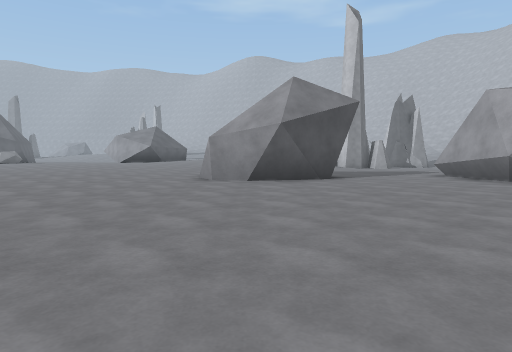
view 1 (above)

24 first-person views from a walk through a 3-D level made in the Unity game engine. The camera is 1.2 m above the floor, tilts 4° down and sees 75° across. The floor is counted in squares, 2 m on a side. Each view is taken from the middle of a square. On the plan, view 1 faces up. The plan holds only what a view shows up to about 10 squares ahead; the rest is blank. The place goes on beyond the plan. Some animated figures are left out. Surface patterns are stand-ins for the level's own textures.

view 2
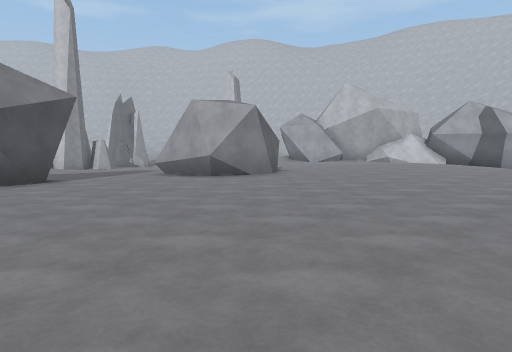

view 3
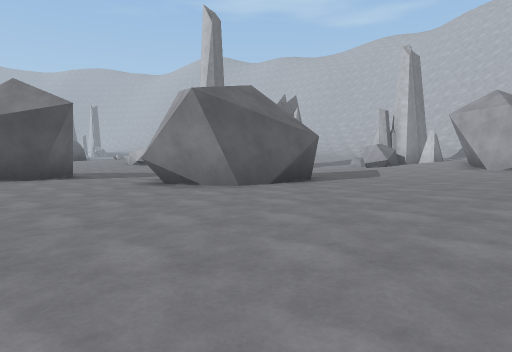

view 4
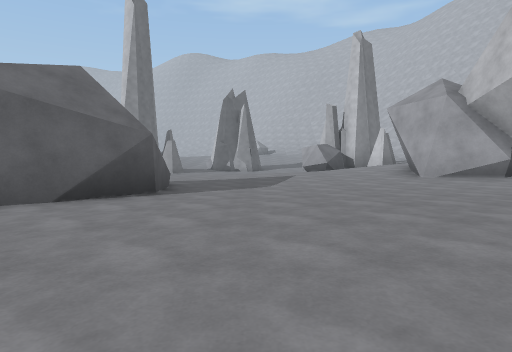

view 5
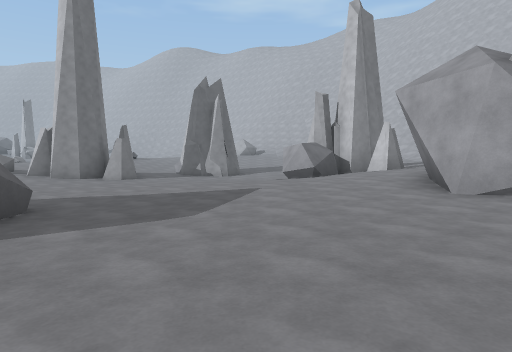

view 6
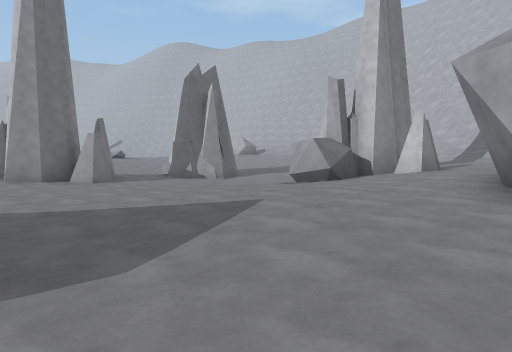

view 7
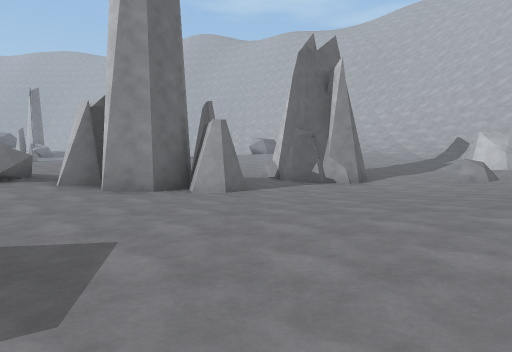

view 8
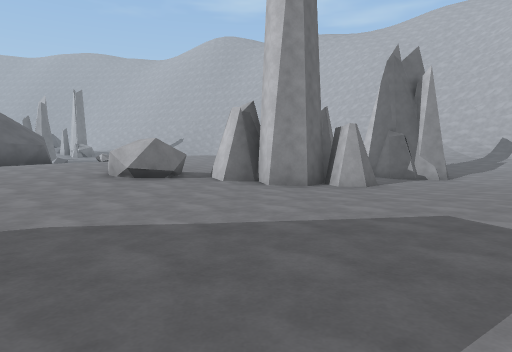

view 9
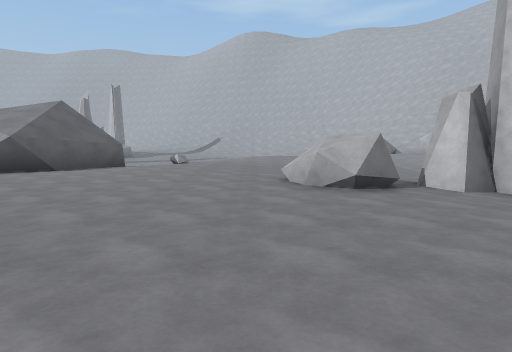

view 10
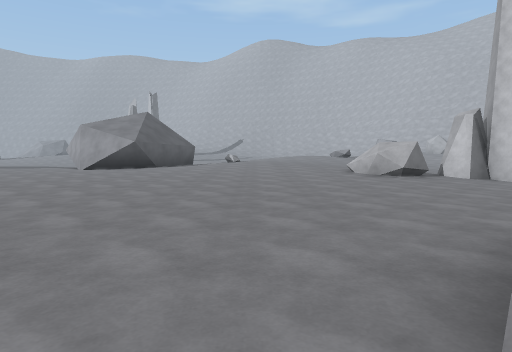

view 11
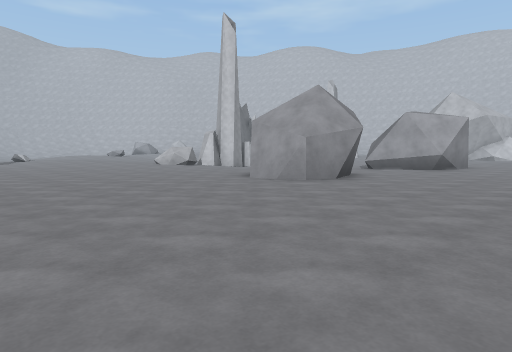

view 12
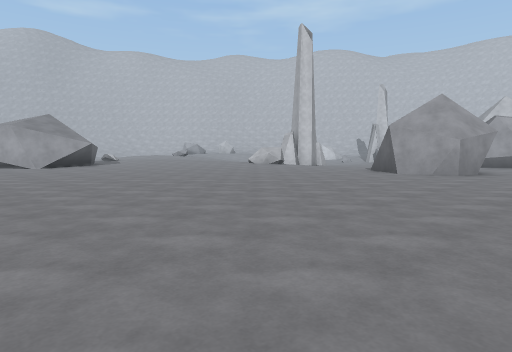

view 13
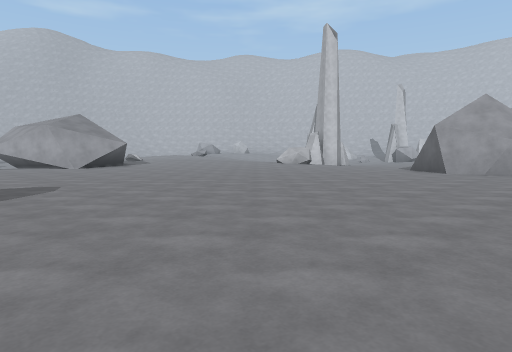

view 14
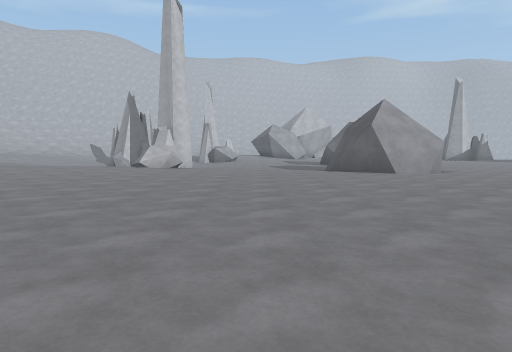

view 15
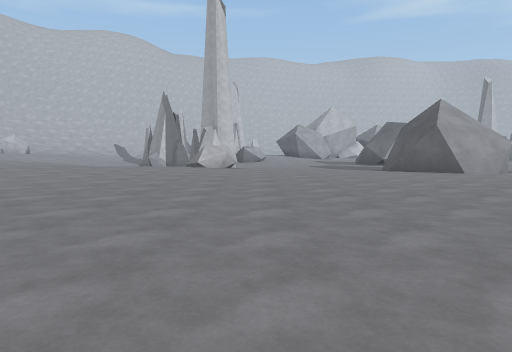

view 16
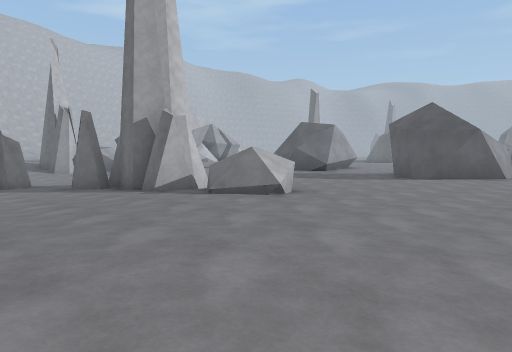

view 17
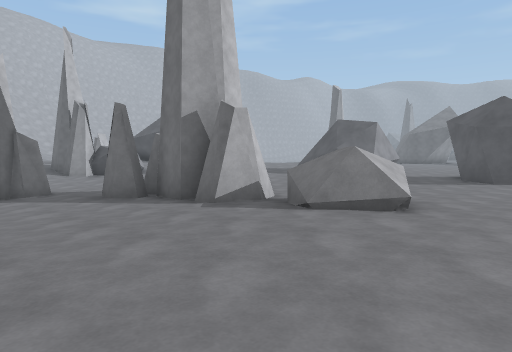

view 18
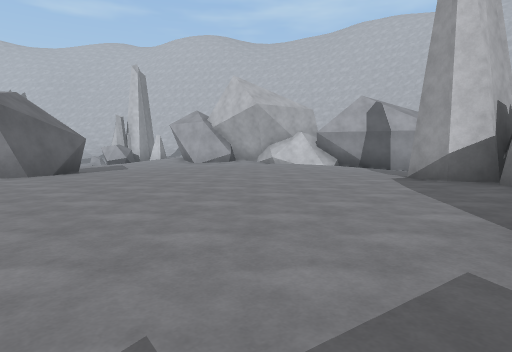

view 19
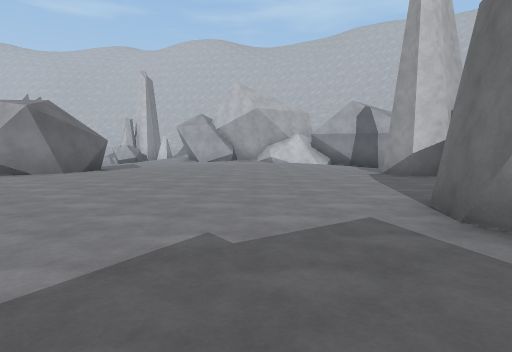

view 20
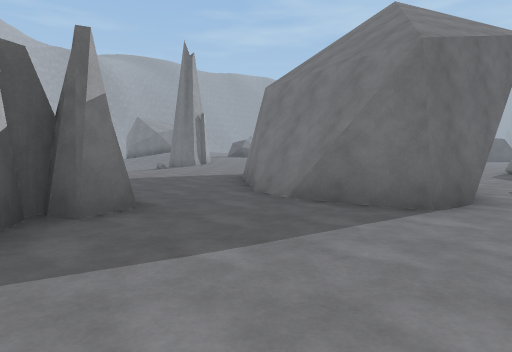

view 21
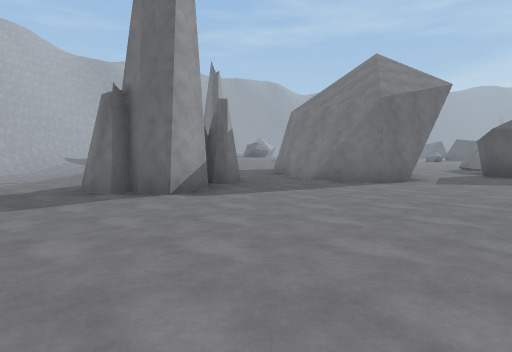

view 22
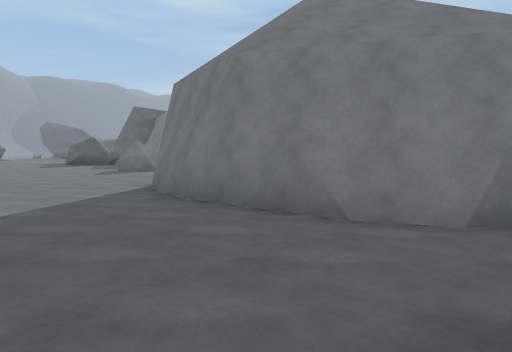

view 23
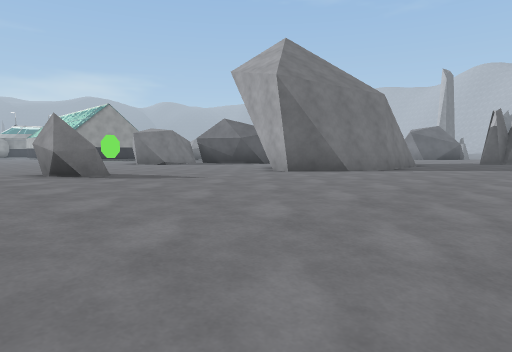

view 24
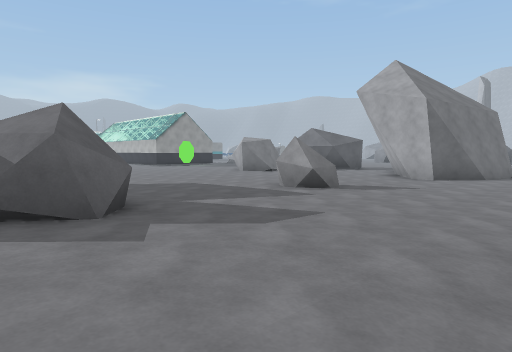

### Floor plan
Key: @ floor where view 1 was taken; # wall or solid block; . main floor; : floor 0.25 m higher than the main floor; - floor 0.25 m lower than the main floor; + floor 0.5 m higher than the main floor; _ floor 0.5 m lower than the main floor; / step, stairs or slope; = window, fence, low wall or low ledge.
Columns run from 12 left of view 1 to 14 right of it. Each row starts with its distance up from view 1.
 21       #:::::::..
 20      ##:::::::/.----###__-/
 19       ..::::::..----#_/__#/
 18   ......::::::./--#-_____/
 17   ........:::=#####_____-
 16  ............##.-#_____- ##
 15  ...............------//##/
 14  ..............--------.///
 13  ..............------...::+
 12  ..............------...::+
 11  ..............----.....::#
 10 ............##.... .....::#
  9 ...........####..#  #....::
  8 ...........####..#  #....::
  7 ............#....####..::::
  6 ..................#..:::::
  5  ...................::::::
  4      ..............::::::
  3      ..............:::::::
  2           .........::::::..
  1            .........:::::..
  0             @...........:..
 -1                 ........###
 -2                 ........##
 -3                 ....#..://
 -4                 ...###/:::
 -5                 #..  ##.::
 -6                  .    #.::
 -7                 ..    #.::
 -8                      ##.::
 -9                    .##/:::
-10                    ....:::
-11                   ....::::
-12                  ....::::./
-13                  ...:::::./
-14                ....##:::../
-15                ...::::::.//
-16                ...::::::./-
-17                  .:::::::
-18                    ::::::
-19                     #+++:
-20                     /++++

Where each view was taken, in squares from view 1:
view 1: 0 up, 0 right, facing up
view 2: 0 up, 0 right, facing up-right
view 3: 0 up, 7 right, facing up
view 4: 2 up, 10 right, facing up
view 5: 5 up, 11 right, facing up
view 6: 7 up, 11 right, facing up
view 7: 10 up, 7 right, facing up
view 8: 9 up, 4 right, facing up
view 9: 11 up, 0 right, facing up
view 10: 8 up, 2 left, facing up
view 11: 3 up, 7 left, facing up-right
view 12: 5 up, 11 left, facing up-right
view 13: 6 up, 12 left, facing up-right
view 14: 13 up, 11 left, facing right
view 15: 15 up, 11 left, facing right
view 16: 21 up, 3 left, facing down-right
view 17: 21 up, 1 left, facing down-right
view 18: 3 down, 5 right, facing up-right
view 19: 4 down, 4 right, facing up-right
view 20: 1 up, 10 right, facing down
view 21: 5 up, 11 right, facing down
view 22: 3 down, 13 right, facing down-left
view 23: 16 down, 14 right, facing up-left
view 24: 20 down, 12 right, facing up-left
